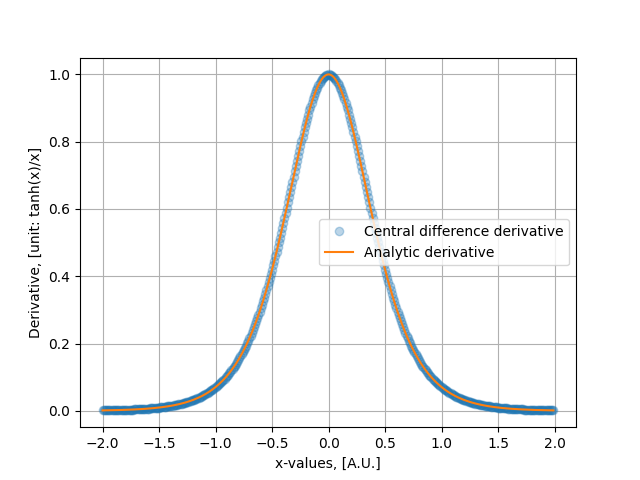

Recreate this plot in Python.
import numpy as np
import jax
import jax.numpy as jnp
import matplotlib.pyplot as plt

def ftanh(x):
    return 1+1/2*np.tanh(2*x)

def cent_dev_tanh(x,h):
    """Central difference derivative of 1+1/2tanh funciton.
    Parameters:
    x value, float

    return:
    derivative, float
    """
    f1=ftanh(x+h/2)
    f2=ftanh(x-h/2)
    return (f1-f2)/h


h=0.01
x_series=np.arange(-2,2,h)
cent_dev_series=[cent_dev_tanh(x,h=0.01) for x in x_series]
analytic_series=[1/(np.cosh(2*x)**2) for x in x_series]



plt.plot(x_series,cent_dev_series,"o",alpha=0.3,label="Central difference derivative")
plt.plot(x_series,analytic_series,label="Analytic derivative")
plt.legend()
plt.ylabel("Derivative, [unit: tanh(x)/x]")
plt.xlabel("x-values, [A.U.]")
plt.grid()
plt.savefig("problem1.png")
plt.clf()


## We now repeat the computation, but now using JAX instead:
def jax_tanh(x):
    return 1+1/2*jnp.tanh(2*x)

jax_derivative=jax.grad(jax_tanh)
plt.plot(x_series,[jax_derivative(x) for x in x_series],"o",alpha=0.2,label="Jax derivative")
plt.plot(x_series,analytic_series,label="Analytic derivative")
plt.legend()
plt.ylabel("Derivative, [unit: tanh(x)/x]")
plt.xlabel("x-values, [A.U.]")
plt.grid()
plt.savefig("Jax.png")
plt.clf()

## Let's plot the resiudals of JAX derivative:
jax_derivatives=[jax_derivative(x) for x in x_series]
residuals=[]
for i,dev_j in enumerate(jax_derivatives):
    residuals.append(analytic_series[i]-dev_j)
plt.plot(x_series,residuals,"o",alpha=0.2,label="Jax derivative")
plt.legend()
plt.ylabel("Residuals, [A.U.]")
plt.xlabel("x-values, [A.U.]")
plt.grid()
plt.savefig("Jax_res.png")


